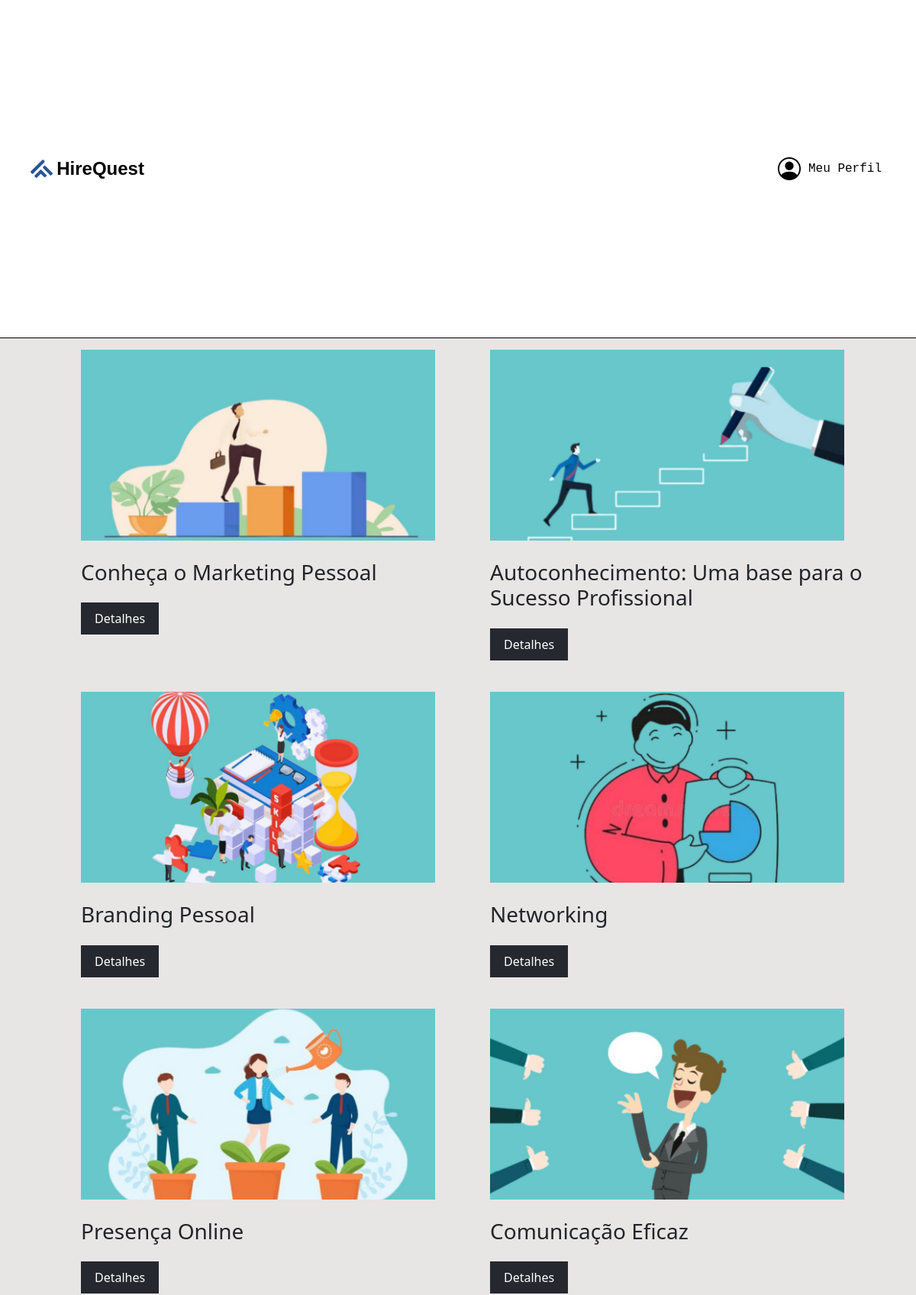
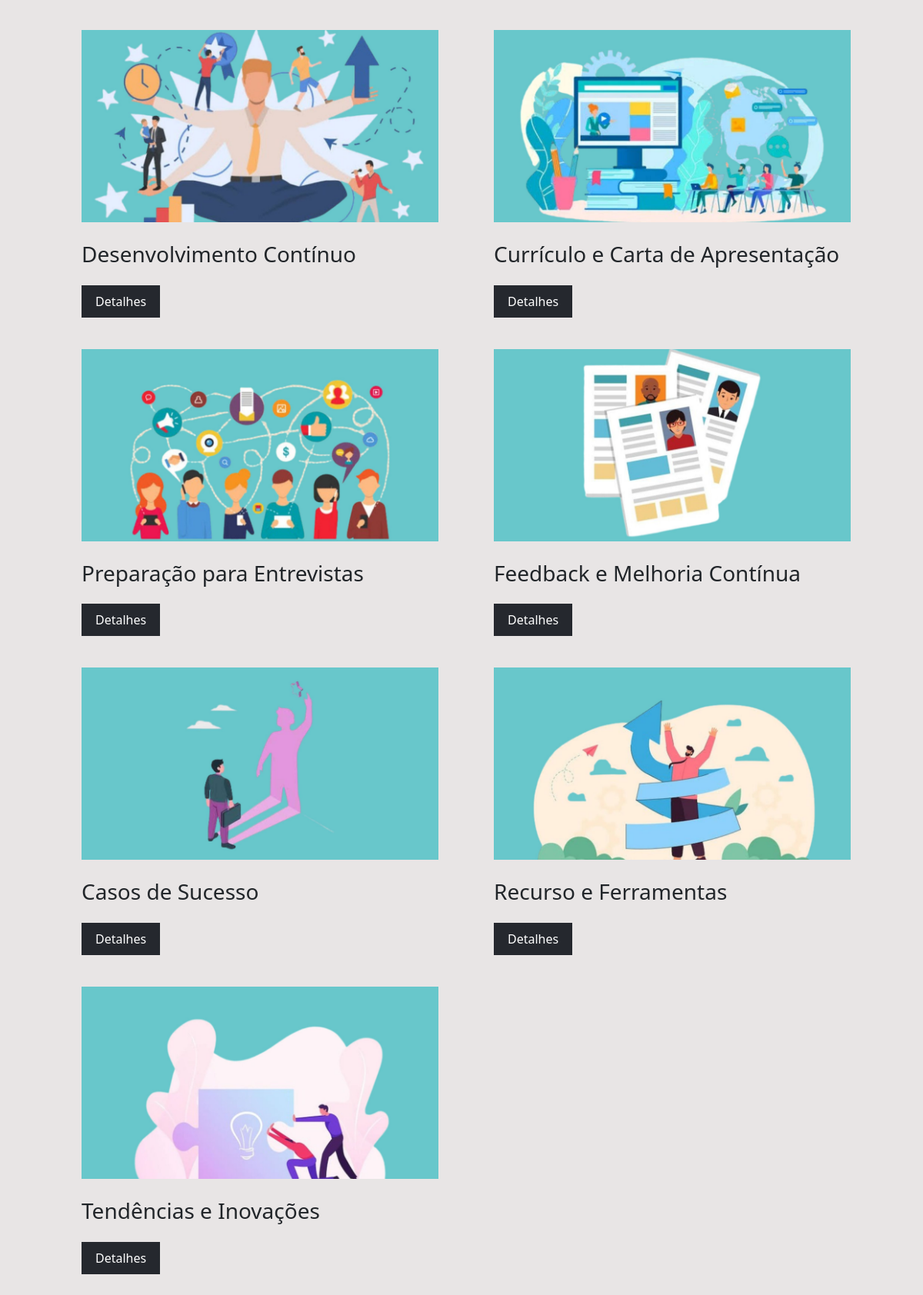
The page / on the database its author committed (2 pictures, top to bottom).
### tables this page shows
create table conteudo(
ID_conteudo int not null auto_increment,
ID_imagem varchar(100),
titulo varchar(100),
assunto varchar(100),
PRIMARY KEY(ID_conteudo)
);

### index.php (the view, shortened to what this page needs)
<?php
$servername = "localhost";
$username = "root";
$password = "";
$dbname = "marketing_pessoal";
$conn = new mysqli($servername, $username, $password, $dbname);
if (isset($_GET['query'])) {
    $search_query = $_GET['query'];
    $search_query = $conn->real_escape_string($search_query);
    $sql = "SELECT ID_imagem, titulo, assunto, conteudos_marketing FROM conteudo WHERE titulo LIKE '%$search_query%' OR assunto LIKE '%$search_query%' OR conteudos_marketing LIKE '%$search_query%'";
} else {
    $sql = "SELECT * FROM conteudo";
}
$result = $conn->query($sql);
?>
<!DOCTYPE html>
<html lang="pt-br">
<head>
    <link rel="stylesheet" href="https://cdn.jsdelivr.net/npm/bootstrap-icons@1.11.3/font/bootstrap-icons.min.css">
    <link href="https://cdn.jsdelivr.net/npm/bootstrap@5.3.3/dist/css/bootstrap.min.css" rel="stylesheet">
    <link rel="stylesheet" href="https://cdn.jsdelivr.net/npm/bootstrap-icons@1.11.3/font/bootstrap-icons.min.css">
    <link rel="stylesheet" href="css/style.css">
</head>
<body>
      <?php
      include '../navbar/navbar.php';
      ?>
    <main>
        <h1 class="title-principal">Marketing Pessoal</h1>
          <div class="container-search">
             <div class="search">
                  <form action="index.php" method="GET" id="form">
                      <h2 class="titleForm">Um guia para sua área de <br>preferência</h2>
                      <div class="elementsForm">
                            <button type="submit"><i class="bi bi-search"></i></button>
                            <button class="reset-button button" onclick="window.location.href='index.php'; return false;"><i class="bi bi-arrow-clockwise"></i></button>
                      </div>
                  </form>
              </div>
              <div class="imagem">
              </div>
          </div>
        <div class="container-list" id="gallery-container">
            <div class="row gx-md-5 contents">
                <?php
                if($result->num_rows > 0) {
                    while ($row = $result->fetch_assoc()) {
                        echo '<div class="col-12 col-md-6">';
                        echo '<div class="small-image-container center-image" id="' . htmlspecialchars($row['ID_imagem']) . '"></div>';
                        echo '<h3>' . htmlspecialchars($row['titulo']) . '</h3>';
                        echo '<br>';
                        echo '<a href="' . htmlspecialchars($row['conteudos_marketing']) . '" class="btn-details" target="_blank">Detalhes</a>';
                        echo '</div>';
                    }
                }
                else{
                    echo '<p id="erroPesquisa">Nenhuma pesquisa encontrada, verifique a escrita.</p>';
                }
                ?>
             </div>
        </div>
    </main>
</body>
</html>

### conteudos/navbarConteudo/navbar.php (shortened to what this page needs)
<!DOCTYPE html>
<html lang="pt-br">
<head>
    <link rel="stylesheet" href="https://cdn.jsdelivr.net/npm/bootstrap-icons@1.11.3/font/bootstrap-icons.min.css">
    <link href="https://cdn.jsdelivr.net/npm/bootstrap@5.3.3/dist/css/bootstrap.min.css" rel="stylesheet">
    <link rel="stylesheet" href="https://cdn.jsdelivr.net/npm/bootstrap-icons@1.11.3/font/bootstrap-icons.min.css">
</head>
<body>
    <nav class="navbar navbar-expand-lg fixed-top bg-primary-color" id="navbar">
        <div class="container py-3">
          <a href="http://localhost/TCC_HireQuest/TCC_HireQuest/MarketingPessoal/index.php" class="navbar-brand terciaria-color"  target="_blank">
            <img src="../img/logo.svg" id="logo">
            <span>HireQuest</span>
          </a>
          <div class="profile">
            <i class="bi bi-person-circle"></i>
            <span class="terciaria-color">Meu Perfil</span>
          </div>
        </div>
      </nav>
</body>
</html>

### css/style.css (style rules this page uses)
body { margin: 0; padding: 0; box-sizing: border-box; background-color: #e8e5e5; }
.bg-primary-color { background-color: white; }
.terciaria-color { color: white; }
main { width: 90%; height: auto; margin-left: auto; margin-right: auto; margin-top: 25px; border-radius: 25px; padding: 10px; }
.title-principal { text-transform: uppercase; text-align: center; color: rgb(0, 0, 0); border-bottom: 1px solid black; }
.container-search { width: 95%; height: 25%; position: relative; padding: 0; display: flex; flex-direction: row; justify-content: flex-end; margin-top: 30px; margin-left: auto; margin-right: auto; }
.search { width: 50%; height: 100%; }
.imagem { width: 50%; display: flex; justify-content: center; align-items: center; position: relative; }
#form { width: 97%; margin-left: auto; margin-right: auto; margin-top: 55px; }
.elementsForm { padding-top: 15px; padding-bottom: 15px; text-align: center; display: block; margin-top: 25px; }
input, button { border: none; margin: 2px; }
.elementsForm button[type="submit"] { background-color: white; color: black; font-weight: bold; width: 7%; padding: 7px; border-radius: 20px; }
.button { background-color: white; color: black; width: 7%; padding: 7px; border-radius: 20px; }
.titleForm { color: rgb(0, 0, 0); font-size: 2.5em; font-weight: bold; }
.center-image { background-size: cover; background-position: center; }
.btn-details { text-decoration: none; background-color: #25282E !important; color: white !important; padding: 10px 18px; border-radius: 0; }
#img2 { background-image: url('../img/g_2.jpg'); }
#img3 { background-image: url('../img/g_3.jpg'); }
#img4 { background-image: url('../img/g_4.jpg'); }
#img5 { background-image: url('../img/g_5.jpg'); }
#img6 { background-image: url('../img/g_6.jpg'); }
#img7 { background-image: url('../img/g_7.jpg'); }
#img8 { background-image: url('../img/g_8.jpg'); }
#img9 { background-image: url('../img/g_9.jpg'); }
#img10 { background-image: url('../img/g_10.jpg'); }
#img11 { background-image: url('../img/g_11.jpg'); }
#img12 { background-image: url('../img/g_12.jpg'); }
#img13 { background-image: url('../img/g_13.jpg'); }
#img14 { background-image: url('../img/g_14.jpg'); }
#gallery-container h1, #gallery-container .col-md-6, #gallery-container .col-12 { margin-bottom: 50px; }
.container-list { margin-top: 45px; padding-left: 36px; }
.small-image-container { height: 250px; width: 95%; margin-bottom: 25px; }

### conteudos/navbarConteudo/navbar.php (style rules this page uses)
body { background-color: #e8e5e5; }
.bg-primary-color { background-color: white; }
.terciaria-color { color: black; }
#navbar { font-family: 'Courier New', Courier, monospace; }
#navbar { background-color: #ffffff; height: 13%; border-bottom: 1px solid black; position: fixed; margin-bottom: 20px; }
.navbar-brand { padding: 0; margin: 0; width: 13%; display: flex; justify-content:center; gap: 5px; }
.navbar-brand span { font-family: Arial; font-weight: 700; font-size: 1.2em; }
.profile { display: flex; align-items: center; justify-content: center; padding: 3px; gap: 10px; }
.profile i { color: black; display: flex; align-items: center; justify-content: center; text-align: center; font-size: 30px; cursor: pointer; }
.profile span { font-size: 16px; }
#logo { width: 20%; }

### rows shown on the page
conteudo: shows a picture, titulo "Conheça o Marketing Pessoal"
conteudo: shows a picture, titulo "Autoconhecimento: Uma base para o Sucesso Profissional"
conteudo: shows a picture, titulo "Branding Pessoal"
conteudo: shows a picture, titulo "Networking"
conteudo: shows a picture, titulo "Presença Online"
conteudo: shows a picture, titulo "Comunicação Eficaz"
conteudo: shows a picture, titulo "Desenvolvimento Contínuo"
conteudo: shows a picture, titulo "Currículo e Carta de Apresentação"
conteudo: shows a picture, titulo "Preparação para Entrevistas"
conteudo: shows a picture, titulo "Feedback e Melhoria Contínua"
conteudo: shows a picture, titulo "Casos de Sucesso"
conteudo: shows a picture, titulo "Recurso e Ferramentas"
conteudo: shows a picture, titulo "Tendências e Inovações"
